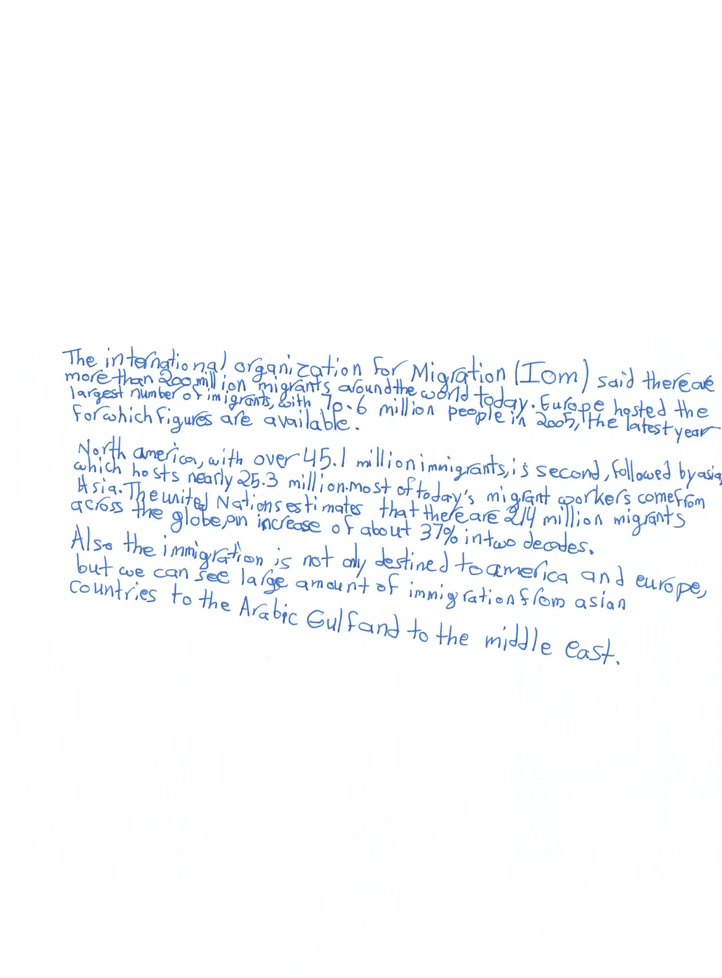
#> input picture eng2.jpg, 722 x 978 px, shrunk from 2471 x 3347 before the run
$ python featurEXT.py   (Python 2 division)
#> lines starting #> are read from the running program, lines starting #| are printed output that depends on the picture; after the words box and inside, x2 and y2 are one past the last pixel; in counts of white or black regions, pixels touching at a corner belong together
import cv2
import numpy as np
from PIL import Image

imgO = cv2.imread("eng2.jpg", cv2.IMREAD_GRAYSCALE)
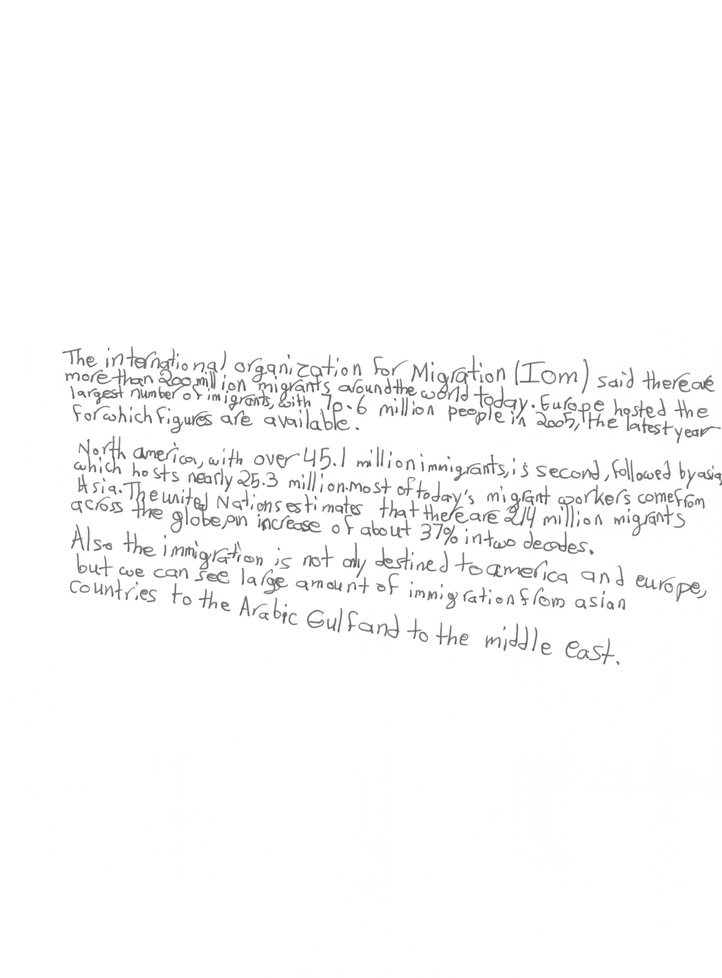
#> imgO: shape (978, 722); min 74, max 255, mean 250
(thresh, img) = cv2.threshold(imgO, 127, 255, cv2.THRESH_BINARY | cv2.THRESH_OTSU)
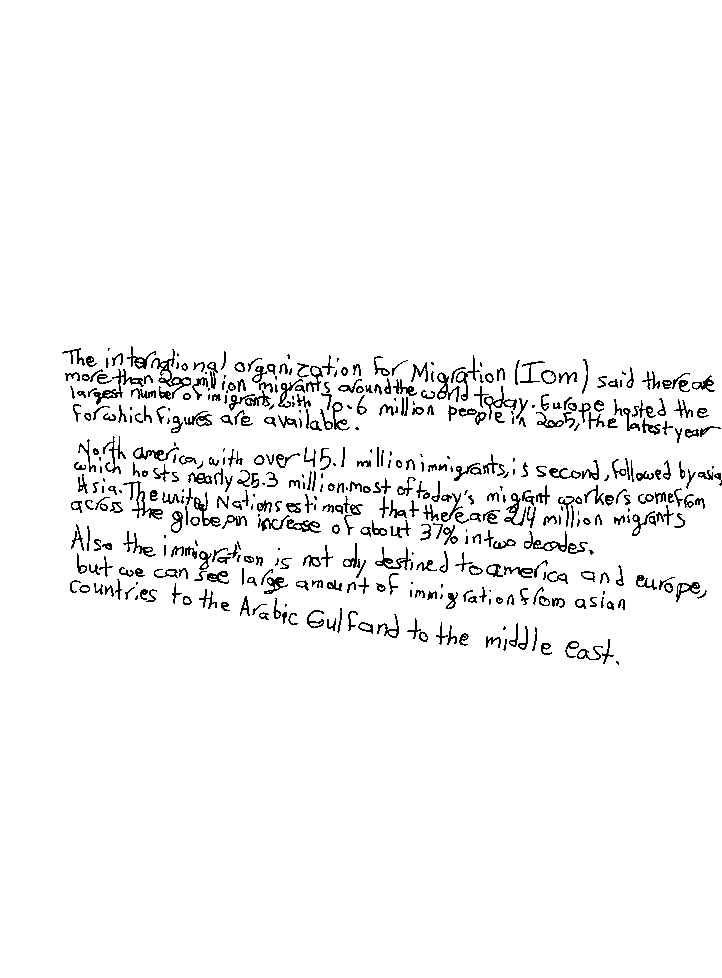
#> img: shape (978, 722); 96.2% white; black in thin lines or dots, all inside (x1, y1, x2, y2) = (62, 346, 722, 665)
#> thresh = 199

cv2.imwrite('engOTSU2.png',img)
#get skeleton from binarised image
#we're following this link: http://download.springer.com/static/pdf/173/chp%253A10.1007%252F978-3-642-34500-5_69.pdf?originUrl=http%3A%2F%2Flink.springer.com%2Fchapter%2F10.1007%2F978-3-642-34500-5_69&token2=exp=1462706768~acl=%2Fstatic%2Fpdf%2F173%2Fchp%25253A10.1007%25252F978-3-642-34500-5_69.pdf%3ForiginUrl%3Dhttp%253A%252F%252Flink.springer.com%252Fchapter%252F10.1007%252F978-3-642-34500-5_69*~hmac=dcc429c2c5f083978f1f2070ddff716d1776a9ef7ce525b8eea438a5e33b7581
img = cv2.imread('engOTSU2.png',0)
size = np.size(img)
#> size = 706116
skel = np.zeros(img.shape,np.uint8)

ret,img = cv2.threshold(img,127,255,0)
element = cv2.getStructuringElement(cv2.MORPH_CROSS,(3,3))
done = False


print "Skeletenizing..."
while( not done):
    eroded = cv2.erode(img,element)
    temp = cv2.dilate(eroded,element)
    temp = cv2.subtract(img,temp)
    skel = cv2.bitwise_or(skel,temp)
    img = eroded.copy()

    zeros = size - cv2.countNonZero(img)
    if zeros==size:
        done = True
#> this loop made 457 passes
#> zeros on passes 1 to 3: 52943, 75195, 93340
#> pass 1, `eroded = cv2.erode(img,element)`:
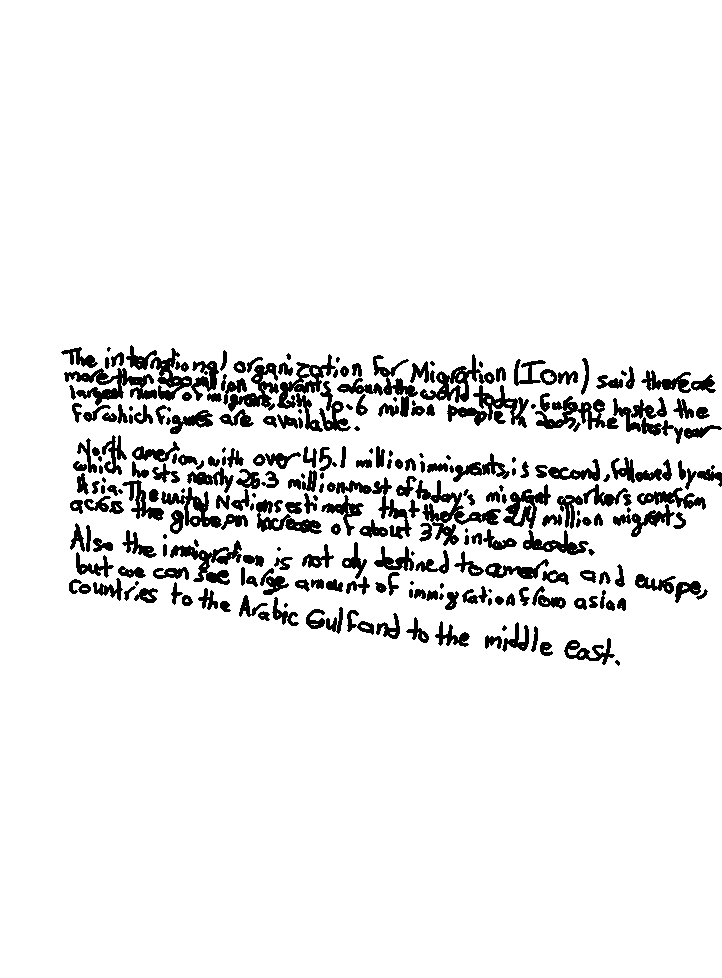
#> eroded: shape (978, 722); 92.5% white; 269 black regions (33 under 20 px), largest, box (x1, y1, x2, y2) and area: (415, 480, 501, 546) 1496, (64, 368, 157, 406) 1400, (150, 348, 219, 401) 1333
#> pass 1, `temp = cv2.subtract(img,temp)`:
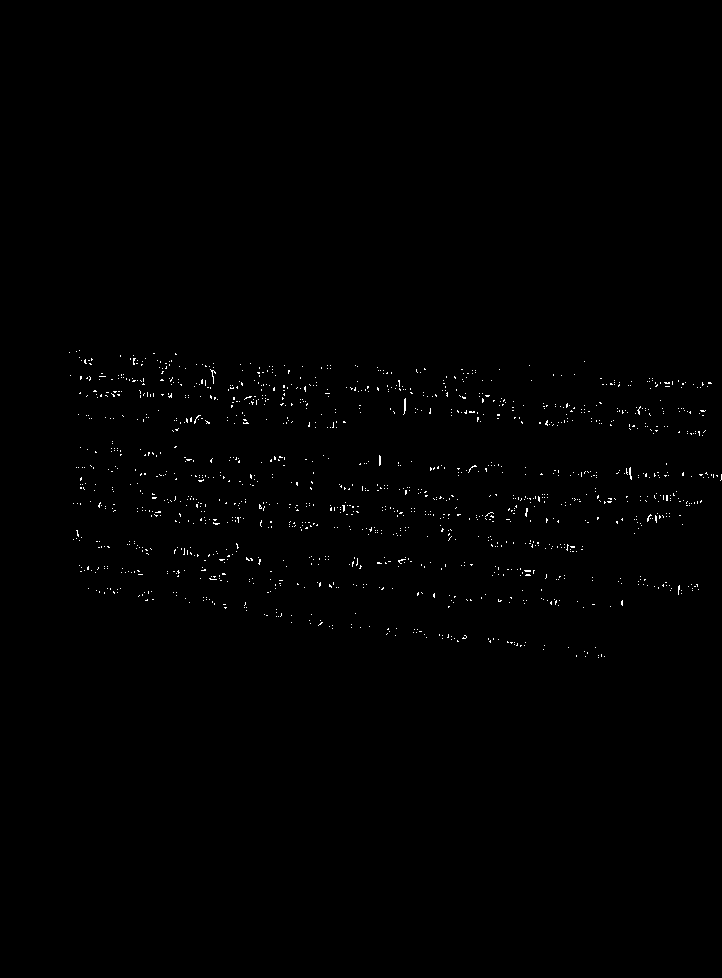
#> temp: shape (978, 722); 0.46% white in thin lines or dots, all inside (x1, y1, x2, y2) = (69, 350, 722, 658)
#> pass 2, `eroded = cv2.erode(img,element)`:
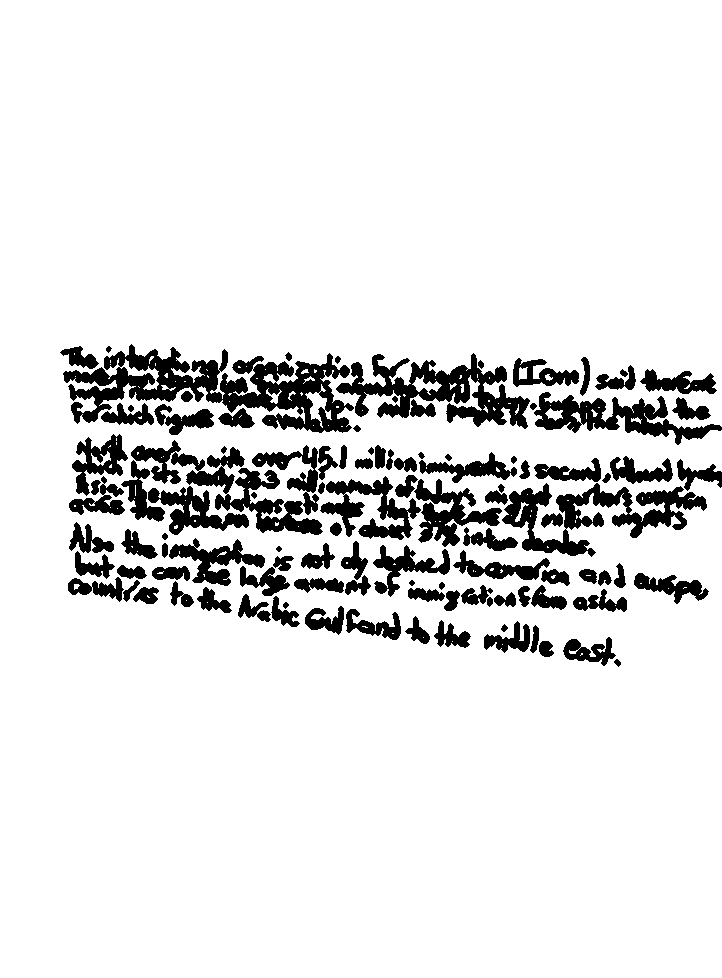
#> eroded: shape (978, 722); 89.4% white; 107 black regions, largest, box (x1, y1, x2, y2) and area: (63, 344, 354, 433) 10610, (131, 440, 323, 535) 6147, (336, 353, 530, 429) 5934
#> after the loop: eroded: shape (978, 722); every value is 0
#> after the loop:
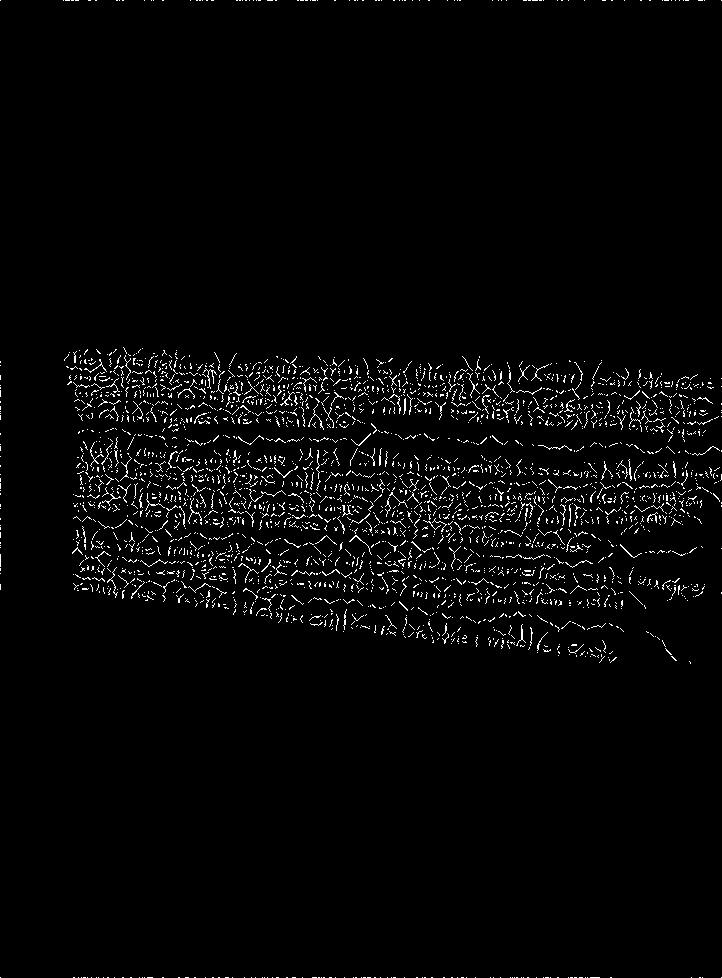
#> skel: shape (978, 722); 2.5% white in thin lines or dots

cv2.imwrite('skel2.png',skel)

cv2.imshow("skel",skel)
cv2.waitKey(0)
cv2.destroyAllWindows()

$ run again, with eng.jpg copied over eng2.jpg
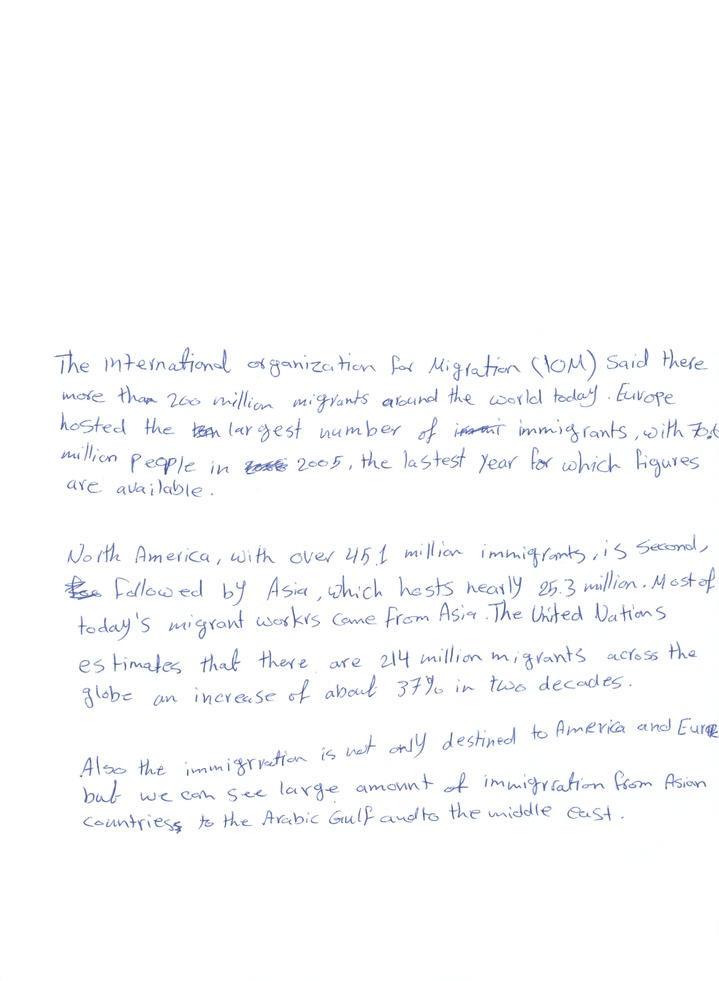
#> input picture eng.jpg, 719 x 981 px, shrunk from 2465 x 3365 before the run
#> `(thresh, img) = cv2.threshold(imgO, 127, 255, cv2.THRESH_BINARY | cv2...`:
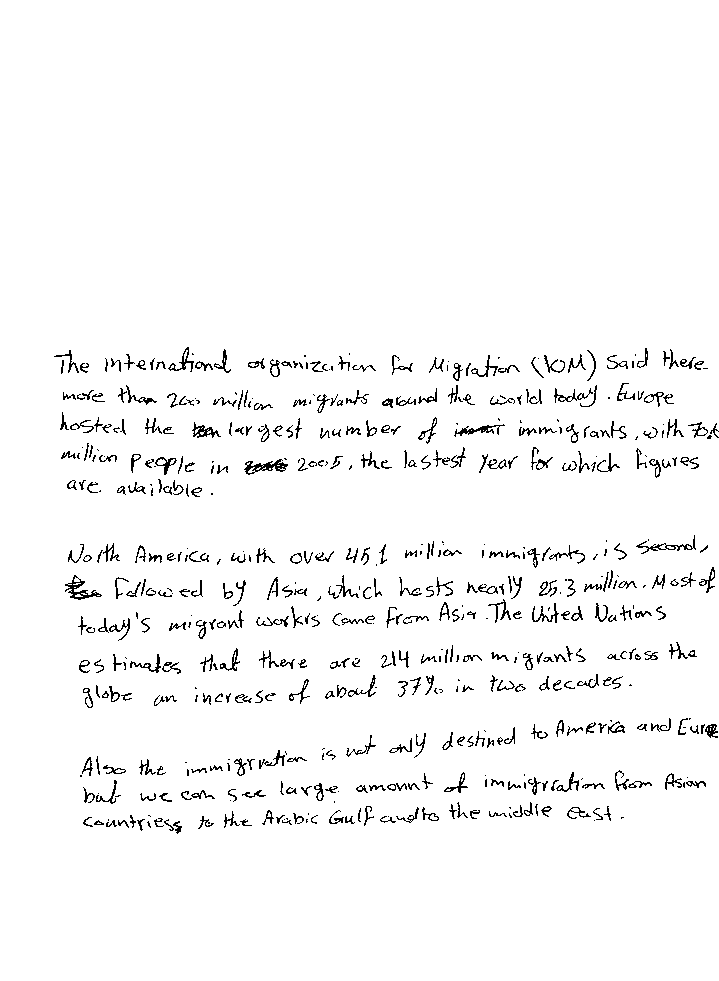
#> img: shape (981, 719); 96.8% white; black in thin lines or dots, all inside (x1, y1, x2, y2) = (54, 347, 719, 834)
#> thresh = 208
#> size = 705339
#> the loop `while( not done):` made 410 passes
#> zeros on passes 1 to 3: 47858, 70966, 91087
#> after the loop `while( not done):`:
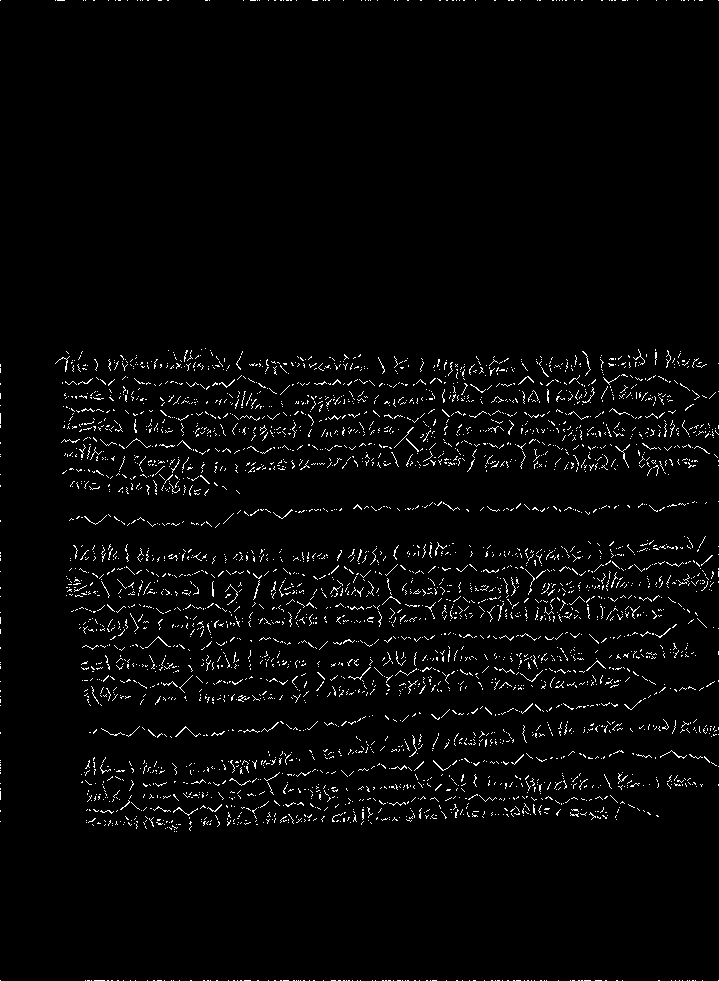
#> skel: shape (981, 719); 2.6% white in thin lines or dots
